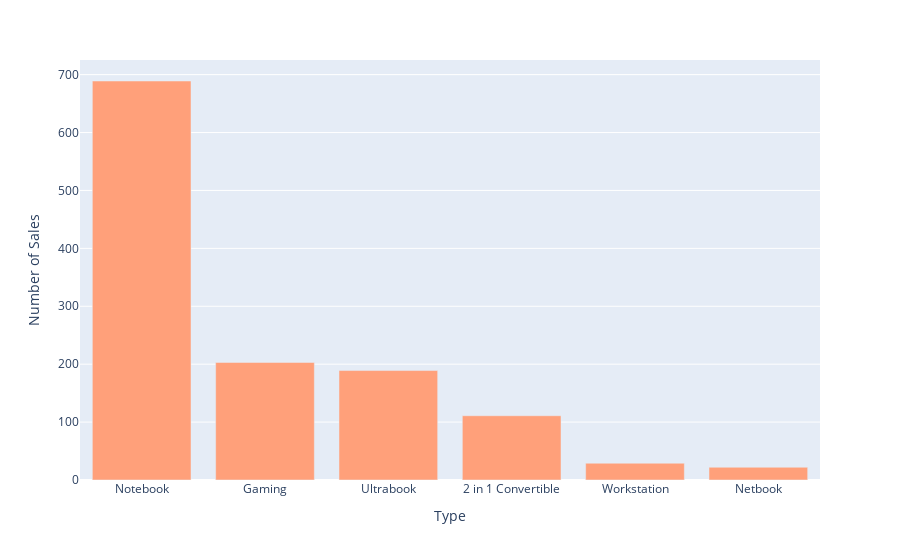

Notebook source saved alongside this figure:
### Markdown cell above
-Most Frequant Type of Laptops

### Code cell
fig= px.bar( df , x=df['TypeName'].value_counts().index ,
           y= df['TypeName'].value_counts().values)
fig.update_xaxes(title='Type')
fig.update_yaxes(title='Number of Sales')
fig.update_traces(marker_color='lightsalmon')

### Figure 1 — Plotly figure (JSON) as saved in the notebook; plotly's stock layout.template omitted (floating-point values rounded to 4 significant figures)
{"data": [{"alignmentgroup": "True", "hovertemplate": "x=%{x}<br>y=%{y}<extra></extra>", "legendgroup": "", "marker": {"color": "lightsalmon", "pattern": {"shape": ""}}, "name": "", "offsetgroup": "", "orientation": "v", "showlegend": false, "textposition": "auto", "type": "bar", "x": ["Notebook", "Gaming", "Ultrabook", "2 in 1 Convertible", "Workstation", "Netbook"], "xaxis": "x", "y": [689, 203, 189, 111, 29, 22], "yaxis": "y"}], "layout": {"barmode": "relative", "legend": {"tracegroupgap": 0}, "margin": {"t": 60}, "xaxis": {"anchor": "y", "domain": [0, 1], "title": {"text": "Type"}}, "yaxis": {"anchor": "x", "domain": [0, 1], "title": {"text": "Number of Sales"}}}}
